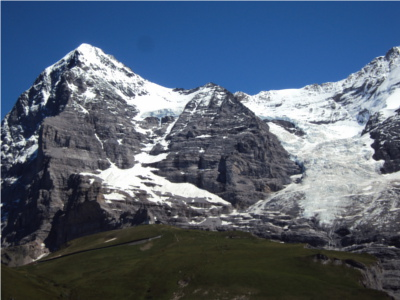
#> input picture mp3_hw/part1/MP3_part1_data/hill/1.JPG, 400 x 300 px, found by its file name
$ python part1.py
#> lines starting #> are read from the running program, lines starting #| are printed output that depends on the picture; after the words box and inside, x2 and y2 are one past the last pixel; in counts of white or black regions, pixels touching at a corner belong together; long printed decimals are rounded
import time
import numpy as np
import matplotlib.pyplot as plt
import cv2
import matplotlib.image as mpimg
import random
import skimage
import scipy
from PIL import Image

def readimg(dirs, imgname):
    img = cv2.imread(dirs + imgname)
    img = cv2.cvtColor(img, cv2.COLOR_RGB2GRAY)
    return img

def readimg_color(dirs, imgname):
    img = cv2.imread(dirs + imgname)
    img = cv2.normalize(img.astype('float'), None, 0.0, 1.0, cv2.NORM_MINMAX)
    return img

def sift_descriptor(img):
    sift = cv2.xfeatures2d.SIFT_create()
    kp, dsp = sift.detectAndCompute(img, None)

    return kp, dsp

def show_sift(kp, img):
    # show the img with descriptors
    copyimg = img.copy()
    copyimg = cv2.drawKeypoints(img, kp, copyimg)
    plt.imshow(copyimg)
    plt.show()

def calculate_distance(kp1, kp2, dsp1, dsp2, num_threshold):
    # fast computation of Euclidean distance between each descriptors
    dist = scipy.spatial.distance.cdist(dsp1, dsp2, 'sqeuclidean')
    # find the matching coordinates
    idx1 = np.where(dist < num_threshold)[0]
    idx2 = np.where(dist < num_threshold)[1]
    coord1 = np.array([kp1[idx].pt for idx in idx1])
    coord2 = np.array([kp2[idx].pt for idx in idx2])
    # put into pairs of coords
    match_coords = np.concatenate((coord1, coord2), axis=1)

    return match_coords

def get_errors(matches, H):
	# difference between original img2 points and transformed img1 points with H
    num_pairs = len(matches)
    # all matching points in img1
    p1 = np.concatenate((matches[:, 0:2], np.ones((1, num_pairs)).T), axis=1)
    # all matching points in img2
    p2 = matches[:, 2:4]

    # Transform every point in p1 to estimate p2.
    transformed_p1 = np.zeros((num_pairs, 2))
    for i in range(num_pairs):
        transformed_p1[i] = (np.matmul(H, p1[i]) / np.matmul(H, p1[i])[-1])[0:2]

    # Compute error of each matching pair
    errors = np.linalg.norm(p2 - transformed_p1, axis=1) ** 2
    return errors

def compute_H(subset):
    # calculate the fitted homography
    A = []

    for i in range(subset.shape[0]):
        p1 = np.append(subset[i][0:2], 1)
        p2 = np.append(subset[i][2:4], 1)

        row1 = [0, 0, 0, p1[0], p1[1], p1[2], -p2[1]*p1[0], -p2[1]*p1[1], -p2[1]*p1[2]]
        row2 = [p1[0], p1[1], p1[2], 0, 0, 0, -p2[0]*p1[0], -p2[0]*p1[1], -p2[0]*p1[2]]
        A.append(row1)
        A.append(row2)

    A = np.array(A)

    U, s, V = np.linalg.svd(A)
    H = V[len(V)-1].reshape(3, 3)

    # normalize
    H = H / H[2, 2]
    return H

def show_inlier_matches(img1, img2, inliers):
    print("num of inliers shown in the matching: " + str(len(inliers)))
    h1, w1 = img1.shape
    h2, w2 = img2.shape

    vis = np.zeros((max(h1, h2), w1 + w2), np.uint8)
    vis[:, :w1] = img1
    vis[:h2, w1:] = img2

    fig, ax = plt.subplots()
    ax.imshow(vis)
    ax.plot([inliers[:,0], inliers[:,2] + w1],[inliers[:,1], inliers[:,3]])
    plt.show()

def ransac(img1, img2, matches, thres_ransac):
    itertimes = 1000
    inliners = 0
    max_inliners = 0

    for iter in range(0, itertimes):
        subset_idx = random.sample(range(matches.shape[0]), k=4)
        subset = matches[subset_idx]

        H = compute_H(subset)

        # check if it is full rank
        if np.linalg.matrix_rank(H) < 3:
            continue

        # the norm of error caused if we choose the above subset
        errors = get_errors(matches, H)
        idx = np.where(errors < thres_ransac)[0]
        inlinerspts = matches[idx]

        # find the best number of inliners
        inliners = len(inlinerspts)
        if inliners >= max_inliners:
            which_inliners = inlinerspts.copy()
            max_inliners = inliners
            best_H = H.copy()

            avg_residual = sum(get_errors(matches[idx], H)) / inliners

    print("num of inliners: " + str(max_inliners) + " average residual: " + str(avg_residual))
    show_inlier_matches(img1, img2, which_inliners)
    return best_H

# function provided by Maghav at Piazza @450
def warp_images(image0, image1, H):
    transform = skimage.transform.ProjectiveTransform(H)
    warp = skimage.transform.warp

    r, c = image1.shape[:2]
    # Note that transformations take coordinates in (x, y) format,
    # not (row, column), in order to be consistent with most literature
    corners = np.array([[0, 0],
                        [0, r],
                        [c, 0],
                        [c, r]])

    # Warp the image corners to their new positions
    warped_corners = transform(corners)

    # Find the extents of both the reference image and the warped
    # target image
    all_corners = np.vstack((warped_corners, corners))

    corner_min = np.min(all_corners, axis=0)
    corner_max = np.max(all_corners, axis=0)

    output_shape = (corner_max - corner_min)
    output_shape = np.ceil(output_shape[::-1])

    offset = skimage.transform.SimilarityTransform(translation=-corner_min)

    image0_ = warp(image0, offset.inverse, output_shape=output_shape, cval=-1)

    image1_ = warp(image1, (transform + offset).inverse, output_shape=output_shape, cval=-1)

    image0_zeros = warp(image0, offset.inverse, output_shape=output_shape, cval=0)

    image1_zeros = warp(image1, (transform + offset).inverse, output_shape=output_shape, cval=0)

    overlap = (image0_ != -1.0 ).astype(int) + (image1_ != -1.0).astype(int)
    overlap += (overlap < 1).astype(int)
    merged = (image0_zeros+image1_zeros)/overlap

    im = Image.fromarray((255*merged).astype('uint8'), mode='RGB')
    im = np.asarray(im)

    return im

def main(leftimg, rightimg, leftimgcolor, rightimgcolor):
    # using 7000, 0.5 for 2 pic; 9000, 1.0 for 3 pic
    thres = 9000
    thres_ransac = 1.0

    kp1, dsp1 = sift_descriptor(leftimg)
    kp2, dsp2 = sift_descriptor(rightimg)

    # get all matching points
    matches = calculate_distance(kp1, kp2, dsp1, dsp2, thres)

    H_matrix = ransac(leftimg, rightimg, matches, thres_ransac)

    stitched_img = warp_images(rightimgcolor, leftimgcolor, H_matrix)

    return stitched_img

def main_2pic():
    dirs = 'MP3_part1_data/' + 'park/'
    leftimg = readimg(dirs, 'left.jpg')
    rightimg = readimg(dirs, 'right.jpg')
    leftimgcolor = readimg_color(dirs, 'left.jpg')
    rightimgcolor = readimg_color(dirs, 'right.jpg')

    stitched_img = main(leftimg, rightimg, leftimgcolor, rightimgcolor)

    plt.imshow(stitched_img)
    plt.show()

def main_3pic():
    dirs = 'MP3_part1_data/' + 'pier/' # ledge pier hill
    leftimg = readimg(dirs, '1.jpg')
#> in readimg, img is the input picture: shape (300, 400, 3); mean B, G, R 113.4, 95.7, 82.9
    midimg = readimg(dirs, '2.jpg')
#> call 2 of readimg, with dirs = 'MP3_part1_data/pier/', imgname = '2.jpg'
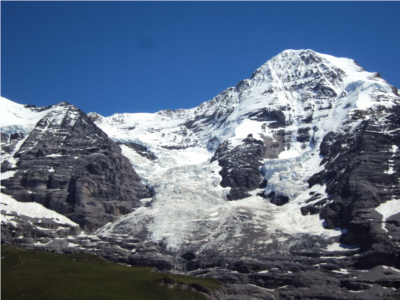
#> input picture mp3_hw/part1/MP3_part1_data/hill/2.JPG, 400 x 300 px, found by its file name
#> in readimg, img is the input picture: shape (300, 400, 3); mean B, G, R 131, 108.6, 93
    rightimg = readimg(dirs, '3.jpg')
#> call 3 of readimg, with dirs = 'MP3_part1_data/pier/', imgname = '3.jpg'
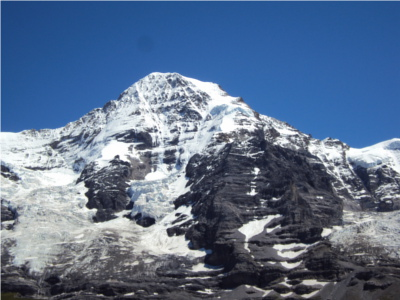
#> input picture mp3_hw/part1/MP3_part1_data/hill/3.JPG, 400 x 300 px, found by its file name
#> in readimg, img is the input picture: shape (300, 400, 3); mean B, G, R 142.2, 113.3, 93.1
    leftimgcolor = readimg_color(dirs, '1.jpg')
    midimgcolor = readimg_color(dirs, '2.jpg')
    rightimgcolor = readimg_color(dirs, '3.jpg')

    stitched1 = main(leftimg, midimg, leftimgcolor, midimgcolor)
#> in sift_descriptor, `kp, dsp = sift.detectAndCompute(img, None)`: kp = 1217 keypoints; strongest (x, y, size): (46, 95, 5.4), (34, 138, 4.3), (72, 87, 5.5), (92, 181, 2.8)
#> in main, `kp1, dsp1 = sift_descriptor(leftimg)`: kp1 has the same summary as kp in sift_descriptor
#> in sift_descriptor (call 2), `kp, dsp = sift.detectAndCompute(img, None)`: kp = 1494 keypoints; strongest (x, y, size): (391, 171, 4.1), (394, 148, 4.2), (311, 193, 2.4), (51, 170, 2.9)
#> in main, `kp2, dsp2 = sift_descriptor(rightimg)`: kp2 has the same summary as kp in sift_descriptor
#> in calculate_distance, `idx1 = np.where(dist < num_threshold)[0]`: idx1 = 366 values from 492 to 1209
#> in calculate_distance, `idx2 = np.where(dist < num_threshold)[1]`: idx2 = 366 values, max 757 at index 362, min 12 at index 1, mean 379.2
#> in calculate_distance, `coord1 = np.array([kp1[idx].pt for idx in idx1])`: coord1 = 366 pairs, first value 160 to 393.4, second value 65.02 to 267.1
#> in calculate_distance, `coord2 = np.array([kp2[idx].pt for idx in idx2])`: coord2 = 366 pairs, first value 7.61 to 239.6, second value 95.92 to 291.5
#> in calculate_distance, `match_coords = np.concatenate((coord1, coord2), axis=1)`: match_coords = 366 rows, first 6: [160, 111, 9.56, 127], [161.5, 175.1, 7.61, 193.5], [165.7, 119.7, 14.79, 136.3], [167.5, 181.7, 13.45, 200], [168, 137.9, 16.37, 155.2], [168.2, 114.5, 17.84, 131.4]
#> in main, `matches = calculate_distance(kp1, kp2, dsp1, dsp2, thres)`: matches has the same summary as match_coords in calculate_distance
#> the loop in ransac, `for iter in range(0, itertimes):` made 1000 passes
#> (inliners, max_inliners, avg_residual) on passes 1, 9, 34, 46: (362, 362, 0.126), (363, 363, 0.0752), (363, 363, 0.0505), (363, 363, 0.0779)
#> (inliners, max_inliners, avg_residual) on passes 66, 78, 86, 197, 211: (363, 363, 0.0477), (363, 363, 0.045), (364, 364, 0.128), (365, 365, 0.0544), (366, 366, 0.109)
#> after the loop in ransac, `for iter in range(0, itertimes):`: avg_residual = 0.109; max_inliners = 366; which_inliners has the same summary as match_coords in calculate_distance
#| num of inliners: 366 average residual: 0.1085
#| num of inliers shown in the matching: 366
#> in main, `H_matrix = ransac(leftimg, rightimg, matches, thres_ransac)`: H_matrix = [[1.11, -0.0549, -161.6], [0.104, 1.06, -1.62], [0.000321, -7.8e-05, 1]]
#> in warp_images, `warped_corners = transform(corners)`: warped_corners = [[-161.6, -1.62], [-182.3, 323.9], [250.7, 35.39], [241.1, 323.8]]
#> in warp_images, `all_corners = np.vstack((warped_corners, corners))`: all_corners = [[-161.6, -1.62], [-182.3, 323.9], [250.7, 35.39], [241.1, 323.8], [0, 0], [0, 300], [400, 0], [400, 300]]
#> in warp_images, `corner_min = np.min(all_corners, axis=0)`: corner_min = [-182.3, -1.62]
#> in warp_images, `corner_max = np.max(all_corners, axis=0)`: corner_max = [400, 323.9]
#> in warp_images, `output_shape = (corner_max - corner_min)`: output_shape = [582.3, 325.5]
#> in warp_images, `output_shape = np.ceil(output_shape[::-1])`: output_shape = [326, 583]
#> in warp_images, `overlap = (image0_ != -1.0 ).astype(int) + (image1_ != -1.0).astype(int)`: overlap: shape (326, 583, 3) int64; 3 distinct labels, from 0 to 2
#> in warp_images, `overlap += (overlap < 1).astype(int)`:
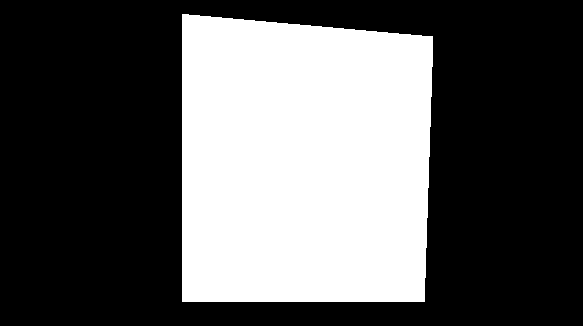
#> overlap: shape (326, 583, 3) int64; values 1 (black) and 2 (white), 36% white; 1 white region, box (x1, y1, x2, y2) and area: (182, 14, 433, 302) 68439

    plt.imshow(stitched1)
    plt.show()

    grey_stitch1 = cv2.cvtColor(stitched1, cv2.COLOR_RGB2GRAY)

    stitched2 = main(grey_stitch1, rightimg, stitched1, rightimgcolor)
#> in sift_descriptor (call 3), `kp, dsp = sift.detectAndCompute(img, None)`: kp = 2323 keypoints; strongest (x, y, size): (577, 150, 4.4), (12, 152, 2), (573, 173, 4.2), (8, 221, 2.2)
#> in main (call 2), `kp1, dsp1 = sift_descriptor(leftimg)`:
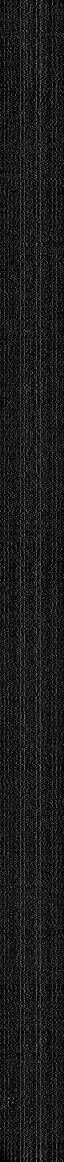
#> dsp1: shape (2323, 128) float32 (shown at 1/2 size); min 0, max 200, mean 27.1
#> in main (call 2), `kp1, dsp1 = sift_descriptor(leftimg)`: kp1 has the same summary as kp in sift_descriptor
#> in sift_descriptor (call 4), `kp, dsp = sift.detectAndCompute(img, None)`: kp = 1393 keypoints; strongest (x, y, size): (253, 193, 3.9), (251, 229, 12.5), (177, 214, 2.4), (269, 230, 3.1)
#> in main (call 2), `kp2, dsp2 = sift_descriptor(rightimg)`:
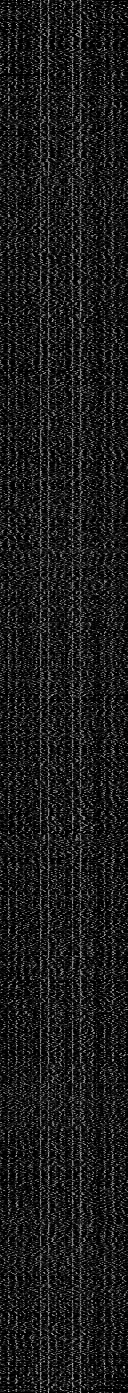
#> dsp2: shape (1393, 128) float32; min 0, max 212, mean 27.5
#> in main (call 2), `kp2, dsp2 = sift_descriptor(rightimg)`: kp2 has the same summary as kp in sift_descriptor
#> call 2 of calculate_distance, with num_threshold = 9000
#> in calculate_distance (call 2), `dist = scipy.spatial.distance.cdist(dsp1, dsp2, 'sqeuclidean')`:
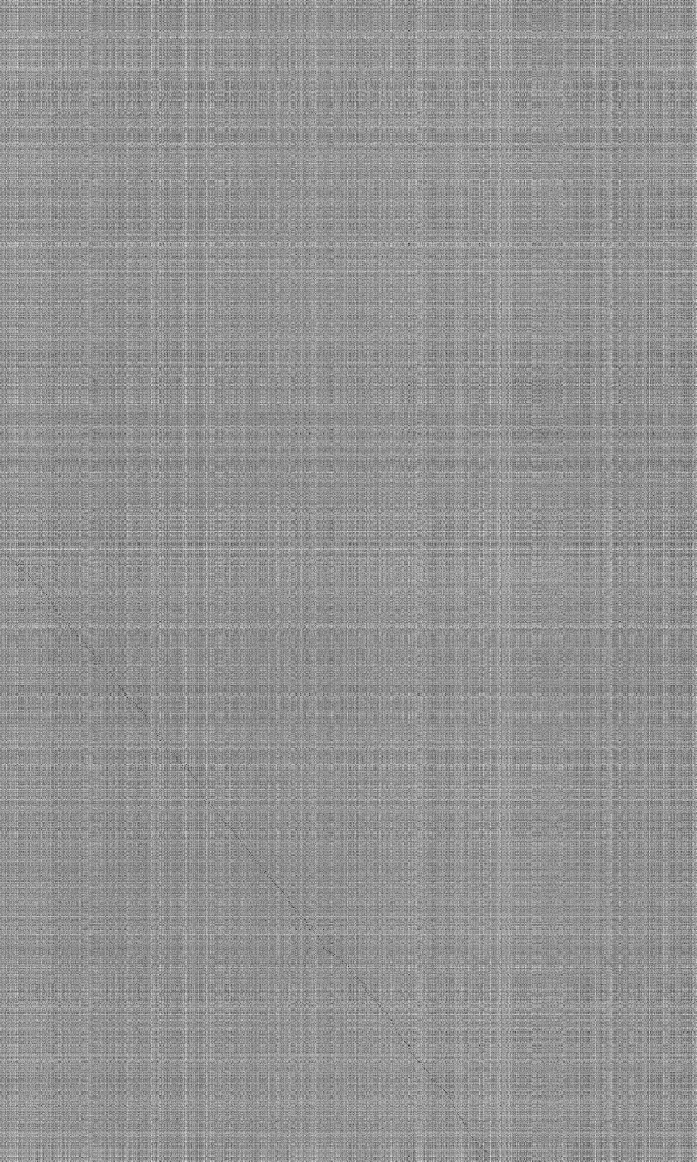
#> dist: shape (2323, 1393) float64 (shown at 1/2 size); min 214, max 484479, mean 279740.6; drawn with min black and max white
#> in calculate_distance (call 2), `idx1 = np.where(dist < num_threshold)[0]`: idx1 = 420 values from 1121 to 2303
#> in calculate_distance (call 2), `idx2 = np.where(dist < num_threshold)[1]`: idx2 = 420 values, max 971 at index 419, min 25 at index 0, mean 486.2
#> in calculate_distance (call 2), `coord1 = np.array([kp1[idx].pt for idx in idx1])`: coord1 = 420 pairs, first value 331.3 to 573.8, second value 51.98 to 270.9
#> in calculate_distance (call 2), `coord2 = np.array([kp2[idx].pt for idx in idx2])`: coord2 = 420 pairs, first value 11.27 to 253.7, second value 73.48 to 292.6
#> in calculate_distance (call 2), `match_coords = np.concatenate((coord1, coord2), axis=1)`: match_coords = 420 rows, first 6: [331.3, 201, 11.27, 221.9], [333.4, 131.6, 14.22, 150.1], [333.5, 185.5, 13.87, 206], [336.3, 235.7, 15.96, 258], [337.3, 116, 18.64, 133.9], [337.3, 245.5, 17.02, 268.2]
#> in main (call 2), `matches = calculate_distance(kp1, kp2, dsp1, dsp2, thres)`: matches has the same summary as match_coords in calculate_distance
#> the loop in ransac (call 2), `for iter in range(0, itertimes):` made 1000 passes
#> (inliners, max_inliners, avg_residual) on passes 1, 2, 3, 5, 16, 20, 22, 24, 26, 29, 36, 38: (397, 397, 0.213), (420, 420, 0.0682), (420, 420, 0.0422), (420, 420, 0.0548), (420, 420, 0.128), (420, 420, 0.0471), (420, 420, 0.0877), (420, 420, 0.129), (420, 420, 0.0392), (420, 420, 0.0799), (420, 420, 0.0958), (420, 420, 0.0599)
#> inliners on passes 4, 6, 7, 8, 9, 10: 115, 419, 409, 37, 419, 298
#| num of inliners: 420 average residual: 0.05944
#| num of inliers shown in the matching: 420
#> in warp_images (call 2), `overlap = (image0_ != -1.0 ).astype(int) + (image1_ != -1.0).astype(int)`: overlap: shape (379, 974, 3) int64; 3 distinct labels, from 0 to 2
#> in warp_images (call 2), `overlap += (overlap < 1).astype(int)`: overlap: shape (379, 974, 3) int64; values 1 (black) and 2 (white), 20% white; 1 white region, box (x1, y1, x2, y2) and area: (390, 20, 653, 307) 73754
#> in warp_images (call 2), `im = Image.fromarray((255*merged).astype('uint8'), mode='RGB')`:
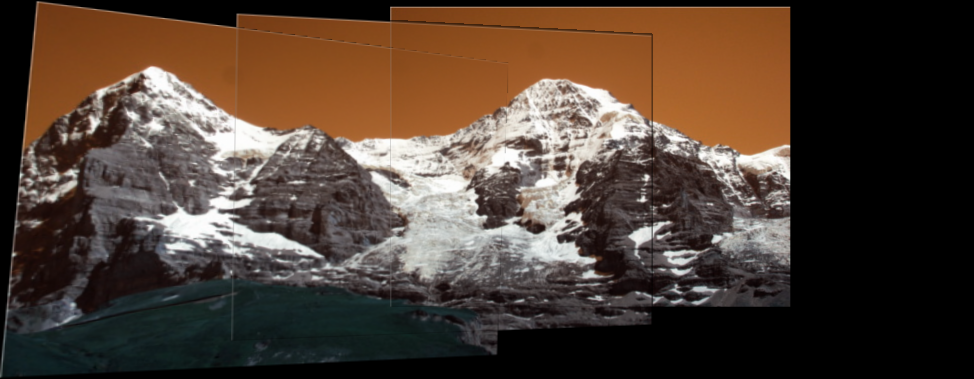
#> im: PIL image 974x379 RGB; mean R, G, B 79.4, 63.4, 52.3

    plt.imshow(stitched2)
    plt.show()

if __name__ == '__main__':
	#main_2pic()
	main_3pic()
